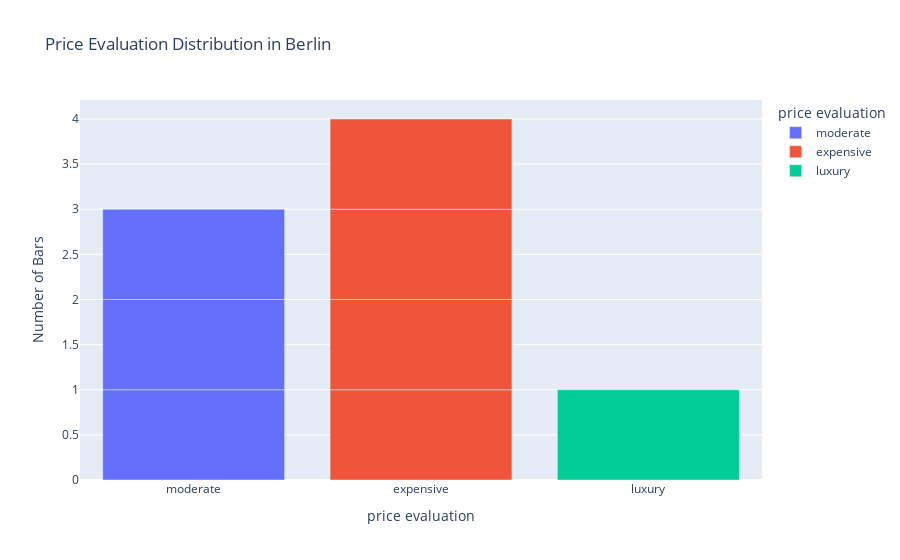
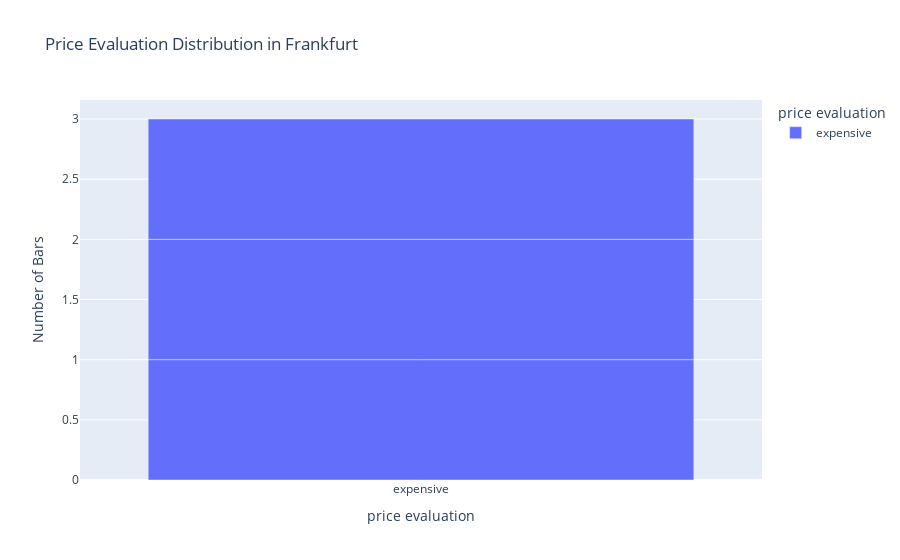
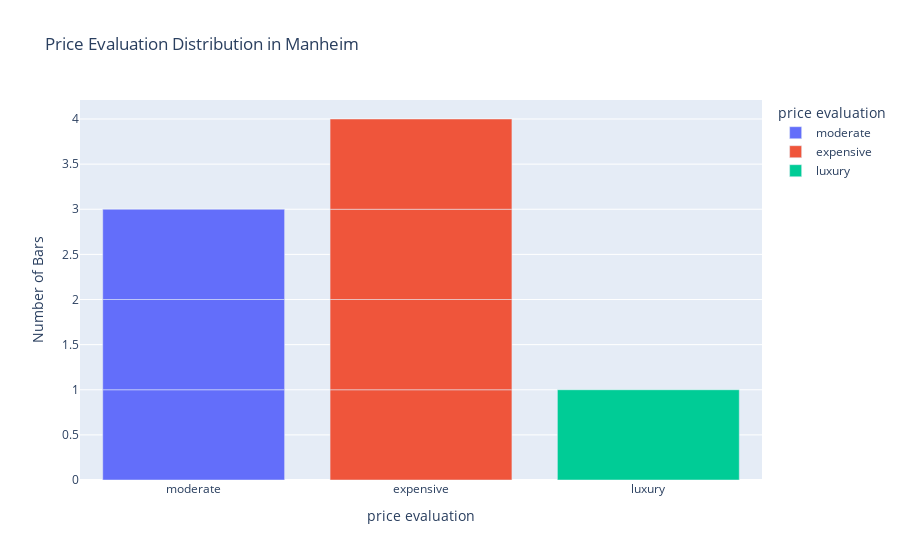

The cell these charts' notebook holds for them, in order:
### Code cell
import plotly.express as px

berlin_data = data[data['city'] == 'Berlin']
fig1 = px.bar(berlin_data, x='price evaluation', color='price evaluation', title='Price Evaluation Distribution in Berlin')
fig1.update_layout(yaxis_title='Number of Bars')
fig1.show()
Frankfurt_data = data[data['city'] == 'Frankfurt']
fig2 = px.bar(Frankfurt_data, x='price evaluation', color='price evaluation', title='Price Evaluation Distribution in Frankfurt')
fig2.update_layout(yaxis_title='Number of Bars')
fig2.show()
Manheim_data = data[data['city'] == 'Berlin']
fig3 = px.bar(Manheim_data, x='price evaluation', color='price evaluation', title='Price Evaluation Distribution in Manheim')
fig3.update_layout(yaxis_title='Number of Bars')
fig3.show()

### Figure 1 — Plotly figure (JSON) as saved in the notebook; plotly's stock layout.template omitted (floating-point values rounded to 4 significant figures)
{"data": [{"alignmentgroup": "True", "hovertemplate": "price evaluation=%{x}<br>count=%{y}<extra></extra>", "legendgroup": "moderate", "marker": {"color": "#636efa", "pattern": {"shape": ""}}, "name": "moderate", "offsetgroup": "moderate", "orientation": "v", "showlegend": true, "textposition": "auto", "type": "bar", "x": ["moderate", "moderate", "moderate"], "xaxis": "x", "y": [1, 1, 1], "yaxis": "y"}, {"alignmentgroup": "True", "hovertemplate": "price evaluation=%{x}<br>count=%{y}<extra></extra>", "legendgroup": "expensive", "marker": {"color": "#EF553B", "pattern": {"shape": ""}}, "name": "expensive", "offsetgroup": "expensive", "orientation": "v", "showlegend": true, "textposition": "auto", "type": "bar", "x": ["expensive", "expensive", "expensive", "expensive"], "xaxis": "x", "y": [1, 1, 1, 1], "yaxis": "y"}, {"alignmentgroup": "True", "hovertemplate": "price evaluation=%{x}<br>count=%{y}<extra></extra>", "legendgroup": "luxury", "marker": {"color": "#00cc96", "pattern": {"shape": ""}}, "name": "luxury", "offsetgroup": "luxury", "orientation": "v", "showlegend": true, "textposition": "auto", "type": "bar", "x": ["luxury"], "xaxis": "x", "y": [1], "yaxis": "y"}], "layout": {"autosize": true, "barmode": "relative", "legend": {"title": {"text": "price evaluation"}, "tracegroupgap": 0}, "title": {"text": "Price Evaluation Distribution in Berlin"}, "xaxis": {"anchor": "y", "autorange": true, "categoryarray": ["moderate", "expensive", "luxury"], "categoryorder": "array", "domain": [0, 1], "range": [-0.5, 2.5], "title": {"text": "price evaluation"}, "type": "category"}, "yaxis": {"anchor": "x", "autorange": true, "domain": [0, 1], "range": [0, 4.211], "title": {"text": "Number of Bars"}, "type": "linear"}}}

### Figure 2 — Plotly figure (JSON) as saved in the notebook; plotly's stock layout.template omitted (floating-point values rounded to 4 significant figures)
{"data": [{"alignmentgroup": "True", "hovertemplate": "price evaluation=%{x}<br>count=%{y}<extra></extra>", "legendgroup": "expensive", "marker": {"color": "#636efa", "pattern": {"shape": ""}}, "name": "expensive", "offsetgroup": "expensive", "orientation": "v", "showlegend": true, "textposition": "auto", "type": "bar", "x": ["expensive", "expensive", "expensive"], "xaxis": "x", "y": [1, 1, 1], "yaxis": "y"}], "layout": {"autosize": true, "barmode": "relative", "legend": {"title": {"text": "price evaluation"}, "tracegroupgap": 0}, "title": {"text": "Price Evaluation Distribution in Frankfurt"}, "xaxis": {"anchor": "y", "autorange": true, "categoryarray": ["expensive"], "categoryorder": "array", "domain": [0, 1], "range": [-0.5, 0.5], "title": {"text": "price evaluation"}, "type": "category"}, "yaxis": {"anchor": "x", "autorange": true, "domain": [0, 1], "range": [0, 3.158], "title": {"text": "Number of Bars"}, "type": "linear"}}}

### Figure 3 — Plotly figure (JSON) as saved in the notebook; plotly's stock layout.template omitted (floating-point values rounded to 4 significant figures)
{"data": [{"alignmentgroup": "True", "hovertemplate": "price evaluation=%{x}<br>count=%{y}<extra></extra>", "legendgroup": "moderate", "marker": {"color": "#636efa", "pattern": {"shape": ""}}, "name": "moderate", "offsetgroup": "moderate", "orientation": "v", "showlegend": true, "textposition": "auto", "type": "bar", "x": ["moderate", "moderate", "moderate"], "xaxis": "x", "y": [1, 1, 1], "yaxis": "y"}, {"alignmentgroup": "True", "hovertemplate": "price evaluation=%{x}<br>count=%{y}<extra></extra>", "legendgroup": "expensive", "marker": {"color": "#EF553B", "pattern": {"shape": ""}}, "name": "expensive", "offsetgroup": "expensive", "orientation": "v", "showlegend": true, "textposition": "auto", "type": "bar", "x": ["expensive", "expensive", "expensive", "expensive"], "xaxis": "x", "y": [1, 1, 1, 1], "yaxis": "y"}, {"alignmentgroup": "True", "hovertemplate": "price evaluation=%{x}<br>count=%{y}<extra></extra>", "legendgroup": "luxury", "marker": {"color": "#00cc96", "pattern": {"shape": ""}}, "name": "luxury", "offsetgroup": "luxury", "orientation": "v", "showlegend": true, "textposition": "auto", "type": "bar", "x": ["luxury"], "xaxis": "x", "y": [1], "yaxis": "y"}], "layout": {"autosize": true, "barmode": "relative", "legend": {"title": {"text": "price evaluation"}, "tracegroupgap": 0}, "title": {"text": "Price Evaluation Distribution in Manheim"}, "xaxis": {"anchor": "y", "autorange": true, "categoryarray": ["moderate", "expensive", "luxury"], "categoryorder": "array", "domain": [0, 1], "range": [-0.5, 2.5], "title": {"text": "price evaluation"}, "type": "category"}, "yaxis": {"anchor": "x", "autorange": true, "domain": [0, 1], "range": [0, 4.211], "title": {"text": "Number of Bars"}, "type": "linear"}}}
